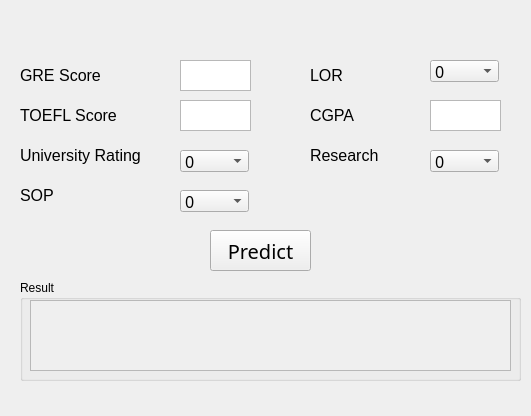
<?xml version="1.0" encoding="UTF-8"?>
<ui version="4.0">
 <class>Form</class>
 <widget class="QWidget" name="Form">
  <property name="geometry">
   <rect>
    <x>0</x>
    <y>0</y>
    <width>531</width>
    <height>416</height>
   </rect>
  </property>
  <property name="windowTitle">
   <string>Form</string>
  </property>
  <widget class="QTextEdit" name="GRE_Score">
   <property name="geometry">
    <rect>
     <x>180</x>
     <y>60</y>
     <width>71</width>
     <height>31</height>
    </rect>
   </property>
   <property name="html">
    <string>&lt;!DOCTYPE HTML PUBLIC &quot;-//W3C//DTD HTML 4.0//EN&quot; &quot;http://www.w3.org/TR/REC-html40/strict.dtd&quot;&gt;
&lt;html&gt;&lt;head&gt;&lt;meta name=&quot;qrichtext&quot; content=&quot;1&quot; /&gt;&lt;style type=&quot;text/css&quot;&gt;
p, li { white-space: pre-wrap; }
&lt;/style&gt;&lt;/head&gt;&lt;body style=&quot; font-family:'MS Shell Dlg 2'; font-size:8.25pt; font-weight:400; font-style:normal;&quot;&gt;
&lt;p style=&quot;-qt-paragraph-type:empty; margin-top:0px; margin-bottom:0px; margin-left:0px; margin-right:0px; -qt-block-indent:0; text-indent:0px;&quot;&gt;&lt;br /&gt;&lt;/p&gt;&lt;/body&gt;&lt;/html&gt;</string>
   </property>
  </widget>
  <widget class="QLabel" name="label">
   <property name="geometry">
    <rect>
     <x>20</x>
     <y>60</y>
     <width>91</width>
     <height>31</height>
    </rect>
   </property>
   <property name="font">
    <font>
     <family>Arial</family>
     <pointsize>12</pointsize>
    </font>
   </property>
   <property name="text">
    <string>GRE Score</string>
   </property>
  </widget>
  <widget class="QTextEdit" name="TOEFL_Score">
   <property name="geometry">
    <rect>
     <x>180</x>
     <y>100</y>
     <width>71</width>
     <height>31</height>
    </rect>
   </property>
   <property name="html">
    <string>&lt;!DOCTYPE HTML PUBLIC &quot;-//W3C//DTD HTML 4.0//EN&quot; &quot;http://www.w3.org/TR/REC-html40/strict.dtd&quot;&gt;
&lt;html&gt;&lt;head&gt;&lt;meta name=&quot;qrichtext&quot; content=&quot;1&quot; /&gt;&lt;style type=&quot;text/css&quot;&gt;
p, li { white-space: pre-wrap; }
&lt;/style&gt;&lt;/head&gt;&lt;body style=&quot; font-family:'MS Shell Dlg 2'; font-size:8.25pt; font-weight:400; font-style:normal;&quot;&gt;
&lt;p style=&quot;-qt-paragraph-type:empty; margin-top:0px; margin-bottom:0px; margin-left:0px; margin-right:0px; -qt-block-indent:0; text-indent:0px;&quot;&gt;&lt;br /&gt;&lt;/p&gt;&lt;/body&gt;&lt;/html&gt;</string>
   </property>
  </widget>
  <widget class="QTextEdit" name="CGPA">
   <property name="geometry">
    <rect>
     <x>430</x>
     <y>100</y>
     <width>71</width>
     <height>31</height>
    </rect>
   </property>
   <property name="html">
    <string>&lt;!DOCTYPE HTML PUBLIC &quot;-//W3C//DTD HTML 4.0//EN&quot; &quot;http://www.w3.org/TR/REC-html40/strict.dtd&quot;&gt;
&lt;html&gt;&lt;head&gt;&lt;meta name=&quot;qrichtext&quot; content=&quot;1&quot; /&gt;&lt;style type=&quot;text/css&quot;&gt;
p, li { white-space: pre-wrap; }
&lt;/style&gt;&lt;/head&gt;&lt;body style=&quot; font-family:'MS Shell Dlg 2'; font-size:8.25pt; font-weight:400; font-style:normal;&quot;&gt;
&lt;p style=&quot;-qt-paragraph-type:empty; margin-top:0px; margin-bottom:0px; margin-left:0px; margin-right:0px; -qt-block-indent:0; text-indent:0px;&quot;&gt;&lt;br /&gt;&lt;/p&gt;&lt;/body&gt;&lt;/html&gt;</string>
   </property>
  </widget>
  <widget class="QLabel" name="label_2">
   <property name="geometry">
    <rect>
     <x>20</x>
     <y>100</y>
     <width>101</width>
     <height>31</height>
    </rect>
   </property>
   <property name="font">
    <font>
     <family>Arial</family>
     <pointsize>12</pointsize>
    </font>
   </property>
   <property name="text">
    <string>TOEFL Score</string>
   </property>
  </widget>
  <widget class="QLabel" name="label_3">
   <property name="geometry">
    <rect>
     <x>20</x>
     <y>180</y>
     <width>91</width>
     <height>31</height>
    </rect>
   </property>
   <property name="font">
    <font>
     <family>Arial</family>
     <pointsize>12</pointsize>
    </font>
   </property>
   <property name="text">
    <string>SOP</string>
   </property>
  </widget>
  <widget class="QLabel" name="label_4">
   <property name="geometry">
    <rect>
     <x>20</x>
     <y>140</y>
     <width>121</width>
     <height>31</height>
    </rect>
   </property>
   <property name="font">
    <font>
     <family>Arial</family>
     <pointsize>12</pointsize>
    </font>
   </property>
   <property name="text">
    <string>University Rating</string>
   </property>
  </widget>
  <widget class="QLabel" name="label_5">
   <property name="geometry">
    <rect>
     <x>310</x>
     <y>140</y>
     <width>91</width>
     <height>31</height>
    </rect>
   </property>
   <property name="font">
    <font>
     <family>Arial</family>
     <pointsize>12</pointsize>
    </font>
   </property>
   <property name="text">
    <string>Research</string>
   </property>
  </widget>
  <widget class="QLabel" name="label_6">
   <property name="geometry">
    <rect>
     <x>310</x>
     <y>100</y>
     <width>91</width>
     <height>31</height>
    </rect>
   </property>
   <property name="font">
    <font>
     <family>Arial</family>
     <pointsize>12</pointsize>
    </font>
   </property>
   <property name="text">
    <string>CGPA</string>
   </property>
  </widget>
  <widget class="QLabel" name="label_7">
   <property name="geometry">
    <rect>
     <x>310</x>
     <y>60</y>
     <width>91</width>
     <height>31</height>
    </rect>
   </property>
   <property name="font">
    <font>
     <family>Arial</family>
     <pointsize>12</pointsize>
    </font>
   </property>
   <property name="text">
    <string>LOR</string>
   </property>
  </widget>
  <widget class="QPushButton" name="predict">
   <property name="geometry">
    <rect>
     <x>210</x>
     <y>230</y>
     <width>101</width>
     <height>41</height>
    </rect>
   </property>
   <property name="font">
    <font>
     <family>Arial Black</family>
     <pointsize>15</pointsize>
    </font>
   </property>
   <property name="text">
    <string>Predict</string>
   </property>
  </widget>
  <widget class="QGroupBox" name="groupBox_2">
   <property name="geometry">
    <rect>
     <x>20</x>
     <y>280</y>
     <width>501</width>
     <height>101</height>
    </rect>
   </property>
   <property name="title">
    <string>Result</string>
   </property>
   <widget class="QTextEdit" name="view">
    <property name="enabled">
     <bool>false</bool>
    </property>
    <property name="geometry">
     <rect>
      <x>10</x>
      <y>20</y>
      <width>481</width>
      <height>71</height>
     </rect>
    </property>
   </widget>
  </widget>
  <widget class="QComboBox" name="rate">
   <property name="geometry">
    <rect>
     <x>180</x>
     <y>150</y>
     <width>69</width>
     <height>22</height>
    </rect>
   </property>
   <property name="font">
    <font>
     <family>Arial Black</family>
     <pointsize>12</pointsize>
    </font>
   </property>
   <item>
    <property name="text">
     <string>0</string>
    </property>
   </item>
   <item>
    <property name="text">
     <string>0.5</string>
    </property>
   </item>
   <item>
    <property name="text">
     <string>1</string>
    </property>
   </item>
   <item>
    <property name="text">
     <string>1.5</string>
    </property>
   </item>
   <item>
    <property name="text">
     <string>2</string>
    </property>
   </item>
   <item>
    <property name="text">
     <string>2.5</string>
    </property>
   </item>
   <item>
    <property name="text">
     <string>3</string>
    </property>
   </item>
   <item>
    <property name="text">
     <string>3.5</string>
    </property>
   </item>
   <item>
    <property name="text">
     <string>4</string>
    </property>
   </item>
   <item>
    <property name="text">
     <string>4.5</string>
    </property>
   </item>
   <item>
    <property name="text">
     <string>5</string>
    </property>
   </item>
  </widget>
  <widget class="QComboBox" name="research">
   <property name="geometry">
    <rect>
     <x>430</x>
     <y>150</y>
     <width>69</width>
     <height>22</height>
    </rect>
   </property>
   <property name="font">
    <font>
     <family>Arial Black</family>
     <pointsize>12</pointsize>
    </font>
   </property>
   <item>
    <property name="text">
     <string>0</string>
    </property>
   </item>
   <item>
    <property name="text">
     <string>1</string>
    </property>
   </item>
  </widget>
  <widget class="QComboBox" name="SOP">
   <property name="geometry">
    <rect>
     <x>180</x>
     <y>190</y>
     <width>69</width>
     <height>22</height>
    </rect>
   </property>
   <property name="font">
    <font>
     <family>Arial Black</family>
     <pointsize>12</pointsize>
    </font>
   </property>
   <item>
    <property name="text">
     <string>0</string>
    </property>
   </item>
   <item>
    <property name="text">
     <string>0.5</string>
    </property>
   </item>
   <item>
    <property name="text">
     <string>1</string>
    </property>
   </item>
   <item>
    <property name="text">
     <string>1.5</string>
    </property>
   </item>
   <item>
    <property name="text">
     <string>2</string>
    </property>
   </item>
   <item>
    <property name="text">
     <string>2.5</string>
    </property>
   </item>
   <item>
    <property name="text">
     <string>3</string>
    </property>
   </item>
   <item>
    <property name="text">
     <string>3.5</string>
    </property>
   </item>
   <item>
    <property name="text">
     <string>4</string>
    </property>
   </item>
   <item>
    <property name="text">
     <string>4.5</string>
    </property>
   </item>
   <item>
    <property name="text">
     <string>5</string>
    </property>
   </item>
  </widget>
  <widget class="QComboBox" name="LOR">
   <property name="geometry">
    <rect>
     <x>430</x>
     <y>60</y>
     <width>69</width>
     <height>22</height>
    </rect>
   </property>
   <property name="font">
    <font>
     <family>Arial Black</family>
     <pointsize>12</pointsize>
    </font>
   </property>
   <item>
    <property name="text">
     <string>0</string>
    </property>
   </item>
   <item>
    <property name="text">
     <string>0.5</string>
    </property>
   </item>
   <item>
    <property name="text">
     <string>1</string>
    </property>
   </item>
   <item>
    <property name="text">
     <string>1.5</string>
    </property>
   </item>
   <item>
    <property name="text">
     <string>2</string>
    </property>
   </item>
   <item>
    <property name="text">
     <string>2.5</string>
    </property>
   </item>
   <item>
    <property name="text">
     <string>3</string>
    </property>
   </item>
   <item>
    <property name="text">
     <string>3.5</string>
    </property>
   </item>
   <item>
    <property name="text">
     <string>4</string>
    </property>
   </item>
   <item>
    <property name="text">
     <string>4.5</string>
    </property>
   </item>
   <item>
    <property name="text">
     <string>5</string>
    </property>
   </item>
  </widget>
 </widget>
 <resources/>
 <connections/>
</ui>
